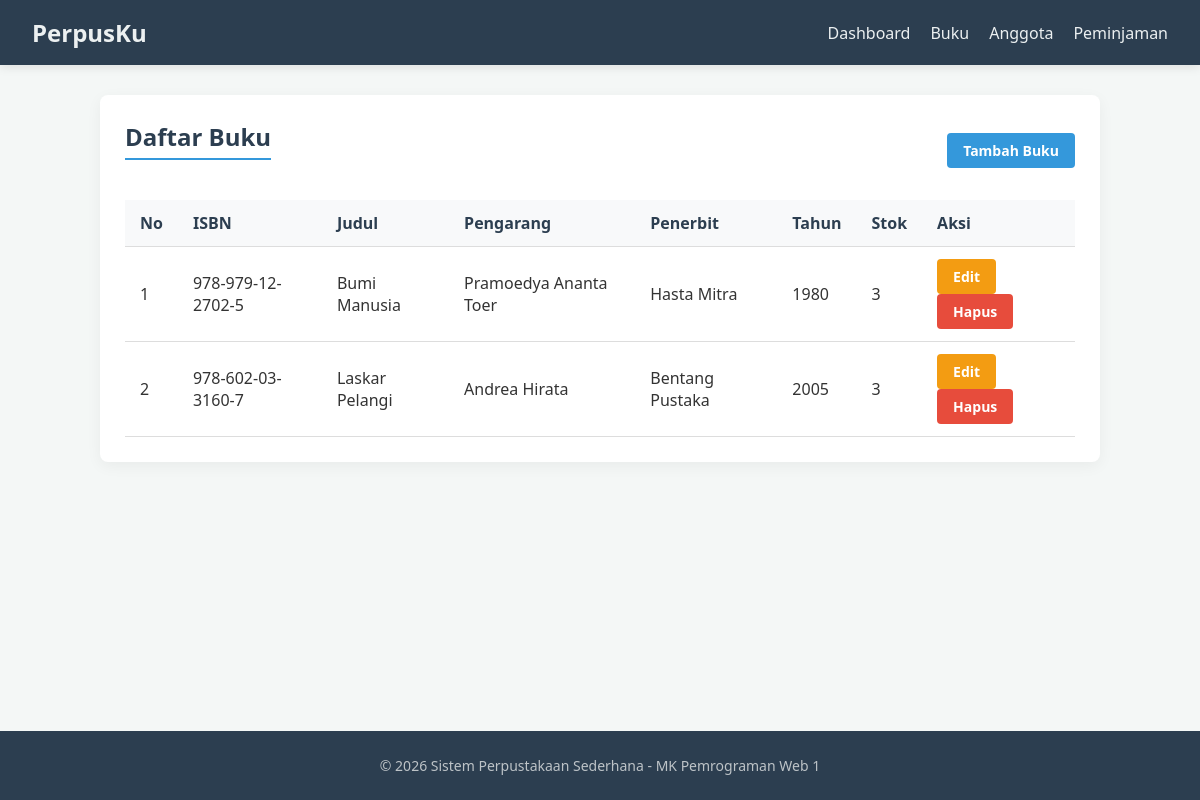
Page /buku_tampil.php on the committed database.
### tables this page shows
CREATE TABLE IF NOT EXISTS `buku` (
  `id_buku` int NOT NULL AUTO_INCREMENT,
  `isbn` varchar(20) NOT NULL,
  `judul` varchar(255) NOT NULL,
  `pengarang` varchar(100) NOT NULL,
  `penerbit` varchar(100) NOT NULL,
  `tahun_terbit` year NOT NULL,
  `stok` int DEFAULT '0',
  `created_at` timestamp NULL DEFAULT CURRENT_TIMESTAMP,
  `updated_at` timestamp NULL DEFAULT CURRENT_TIMESTAMP ON UPDATE CURRENT_TIMESTAMP,
  PRIMARY KEY (`id_buku`),
  UNIQUE KEY `isbn` (`isbn`)
);

### buku_tampil.php (the view)
<?php
require 'config/koneksi.php';
include 'layout/header.php';
?>
<div style="display: flex; justify-content: space-between; align-items: center;">
    <h2>Daftar Buku</h2>
    <a href="buku_tambah.php" class="btn btn-primary">Tambah Buku</a>
</div>
<table>
    <thead>
        <tr>
            <th>No</th>
            <th>ISBN</th>
            <th>Judul</th>
            <th>Pengarang</th>
            <th>Penerbit</th>
            <th>Tahun</th>
            <th>Stok</th>
            <th>Aksi</th>
        </tr>
    </thead>
    <tbody>
        <?php
        $no = 1;
        $query = mysqli_query($koneksi, "SELECT * FROM buku ORDER BY id_buku DESC");
        while ($data = mysqli_fetch_array($query)) {
        ?>
            <tr>
                <td><?php echo $no++; ?></td>
                <td><?php echo $data['isbn']; ?></td>
                <td><?php echo $data['judul']; ?></td>
                <td><?php echo $data['pengarang']; ?></td>
                <td><?php echo $data['penerbit']; ?></td>
                <td><?php echo $data['tahun_terbit']; ?></td>
                <td><?php echo $data['stok']; ?></td>
                <td>
                    <a href="buku_edit.php?id=<?php echo $data['id_buku']; ?>" class="btn btn-warning">Edit</a>
                    <a href="buku_hapus.php?id=<?php echo $data['id_buku']; ?>" class="btn btn-danger" onclick="return confirm('Yakin hapus buku ini?')">Hapus</a>
                </td>
            </tr>
        <?php } ?>
    </tbody>
</table>
<?php include 'layout/footer.php'; ?>

### assets/style.css (style rules this page uses)
* { margin: 0; padding: 0; box-sizing: border-box; font-family: 'Segoe UI', Tahoma, Geneva, Verdana, sans-serif; }
body { background-color: #f4f7f6; color: #333; display: flex; flex-direction: column; min-height: 100vh; }
h2 { margin-bottom: 20px; color: #2c3e50; border-bottom: 2px solid #3498db; padding-bottom: 5px; display: inline-block; }
table { width: 100%; border-collapse: collapse; margin-top: 20px; }
table th, table td { padding: 12px 15px; text-align: left; border-bottom: 1px solid #ddd; }
table th { background-color: #f8f9fa; color: #2c3e50; }
.btn { display: inline-block; padding: 8px 16px; border-radius: 4px; text-decoration: none; font-size: 14px; font-weight: bold; cursor: pointer; border: none; transition: background 0.3s; }
.btn-primary { background: #3498db; color: #fff; }
.btn-danger { background: #e74c3c; color: #fff; }
.btn-warning { background: #f39c12; color: #fff; }

### rows in the picture
buku: isbn "978-979-12-2702-5", judul "Bumi Manusia", pengarang "Pramoedya Ananta Toer", penerbit "Hasta Mitra", tahun_terbit "1980", stok "3"
buku: isbn "978-602-03-3160-7", judul "Laskar Pelangi", pengarang "Andrea Hirata", penerbit "Bentang Pustaka", tahun_terbit "2005", stok "3"
